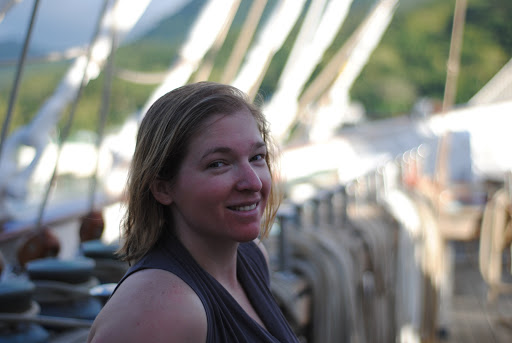
#> input picture data/stacy.jpg, 512 x 343 px
$ python face-detection.py
#> lines starting #> are read from the running program, lines starting #| are printed output that depends on the picture
#!usr/bin/python

'''
face-detection.py: Detect faces in jpg images, using cascades for frontal face feature detection from openCV
'''

__author__ = "Stacy Meichle"
__email__ = "sneelin314@gmail.com"
__status__ = "Prototype"

import cv2

# Create cascade classifier object to search for face
face_cascade=cv2.CascadeClassifier("./data/haarcascade_frontalface_default.xml")

# Load image via imread method as color image
img=cv2.imread("./data/stacy.jpg")
#> img is the input picture: shape (343, 512, 3); mean B, G, R 132.9, 135.8, 135

# Convert to gray scale image to search (easier to classify- increase in accuracy)
gray_scale_img=cv2.cvtColor(img,cv2.COLOR_BGR2GRAY)
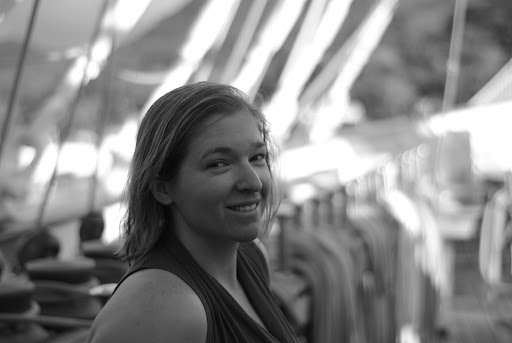
#> gray_scale_img: shape (343, 512); min 1, max 255, mean 135.2

# Search for face in image
faces=face_cascade.detectMultiScale(gray_scale_img,
                                    scaleFactor=1.05,
                                    minNeighbors=5)
#> faces = ()

# Loop through image and draw rectangle around face
for x, y, w, h in faces:
    img=cv2.rectangle(img, (x,y),(x+w,y+h),(0,255,0),3)
#> this loop made 0 passes

print(type(faces))
#| <class 'tuple'>
print(faces)

resized_img=cv2.resize(img,(int(img.shape[1]/3),int(img.shape[0]/3)))
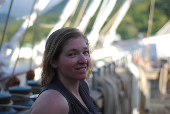
#> resized_img: shape (114, 170, 3); mean B, G, R 132.7, 135.7, 134.8

cv2.imshow("Gray",img)
cv2.waitKey(0)
cv2.destroyAllWindows()
